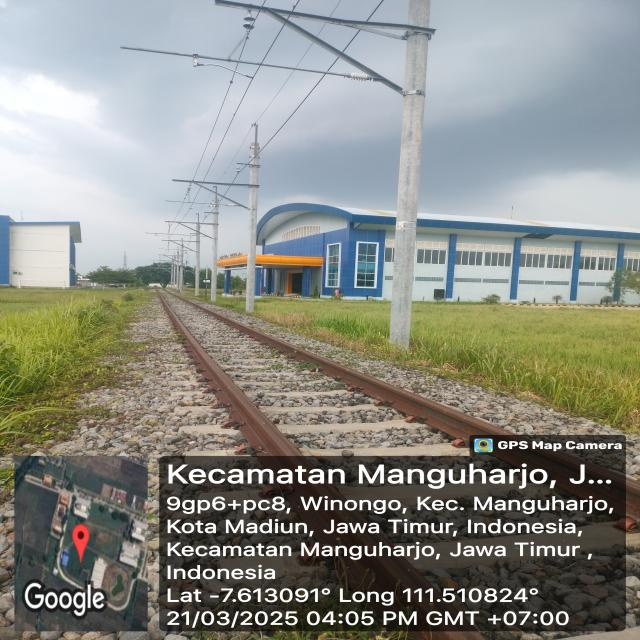
#> input picture dataset rel.v4i.yolov8/test/images/20250321_40508PMByGPSMapCamera_jpg.rf.d86dc03d2ca9b1c8aa336ac4d7c43df9.jpg, 640 x 640 px, given in place of Fotorel.jpg, which was not available
$ python canny_edge.py
#> lines starting #> are read from the running program, lines starting #| are printed output that depends on the picture; pictures that were not available may be replaced by others from this repository, and a replacement may not be noted
import cv2
import numpy as np

def canny_edge_detection(image_path):
    """
    Mendeteksi tepi menggunakan metode Canny Edge Detection.

    Args:
        image_path (str): Path ke file gambar.

    Returns:
        str: Path ke file hasil gambar dengan deteksi tepi.
    """
#> called with image_path = 'Fotorel.jpg'
    # Membaca gambar dalam mode grayscale
    img = cv2.imread(image_path, cv2.IMREAD_GRAYSCALE)
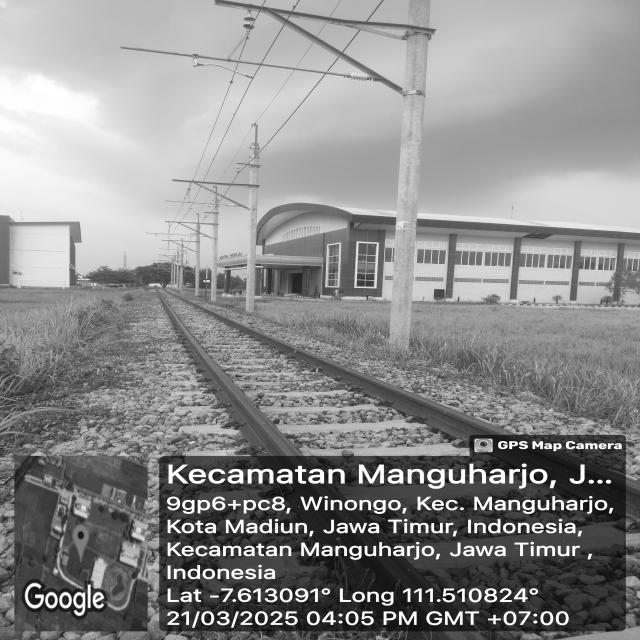
#> img: shape (640, 640); min 0, max 255, mean 140.5

    # Mengaburkan gambar menggunakan Gaussian Blur
    img_blur = cv2.GaussianBlur(img, (5, 5), 0)
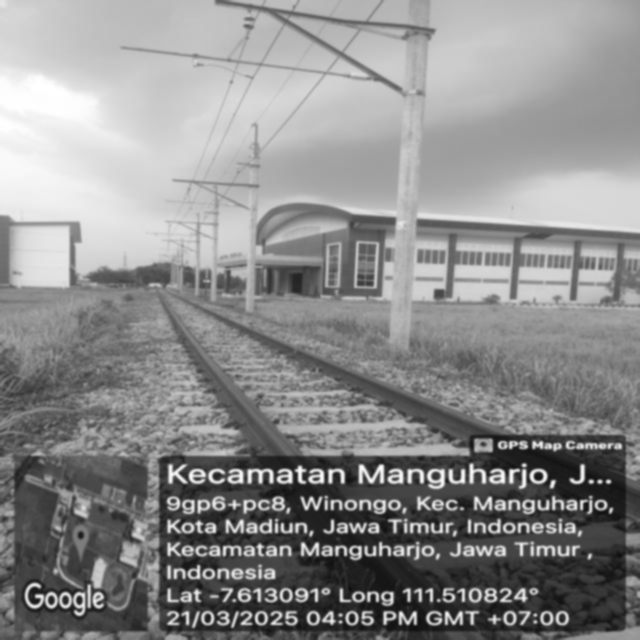
#> img_blur: shape (640, 640); min 15, max 255, mean 140.5

    # Mendeteksi tepi menggunakan Canny Edge Detection
    edges = cv2.Canny(img_blur, 50, 150)
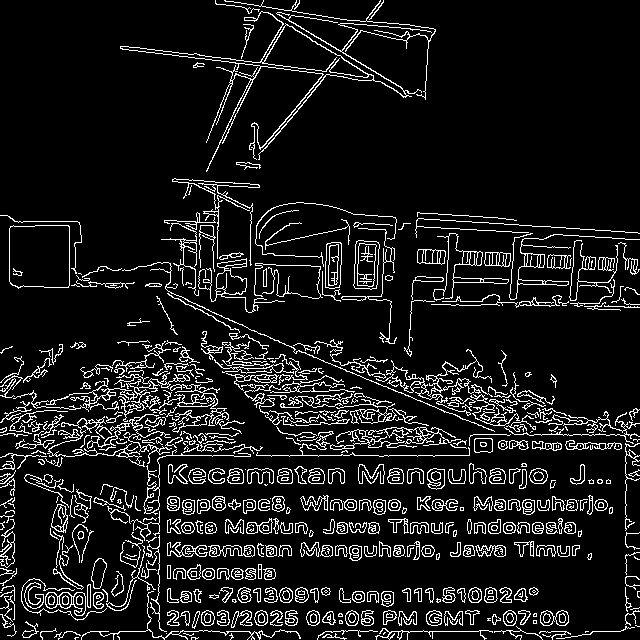
#> edges: shape (640, 640); 10% white in thin lines or dots

    # Menampilkan hasil deteksi tepi
    cv2.imshow("Canny Edge Detection", edges)
    cv2.waitKey(0)
    cv2.destroyAllWindows()

    # Menyimpan hasil deteksi tepi ke file
    result_path = "canny_result.png"
    cv2.imwrite(result_path, edges)

    return result_path

# Contoh penggunaan
if __name__ == "__main__":
    canny_edge_detection("Fotorel.jpg")

$ run again, on dataset rel.v4i.yolov8/test/images/20250321_40601PMByGPSMapCamera_jpg.rf.0c0b286a6e1b633aa8207fe1060d26e8.jpg
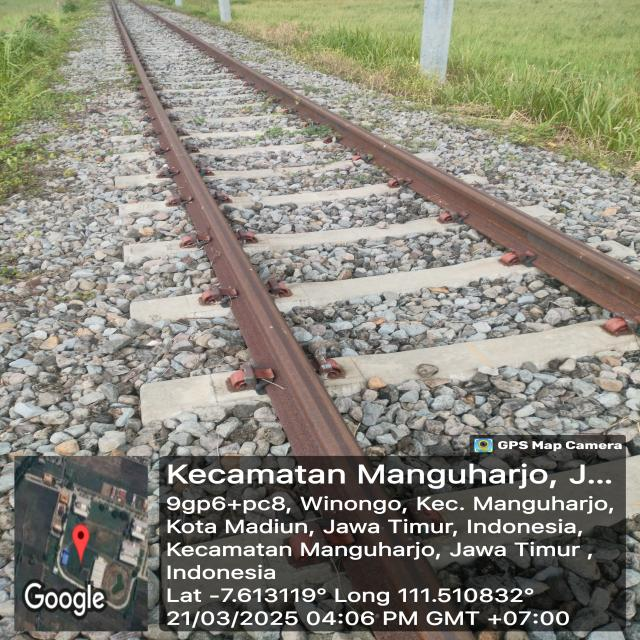
#> input picture dataset rel.v4i.yolov8/test/images/20250321_40601PMByGPSMapCamera_jpg.rf.0c0b286a6e1b633aa8207fe1060d26e8.jpg, 640 x 640 px, given in place of Fotorel.jpg, which was not available
#> in canny_edge_detection, `img_blur = cv2.GaussianBlur(img, (5, 5), 0)`:
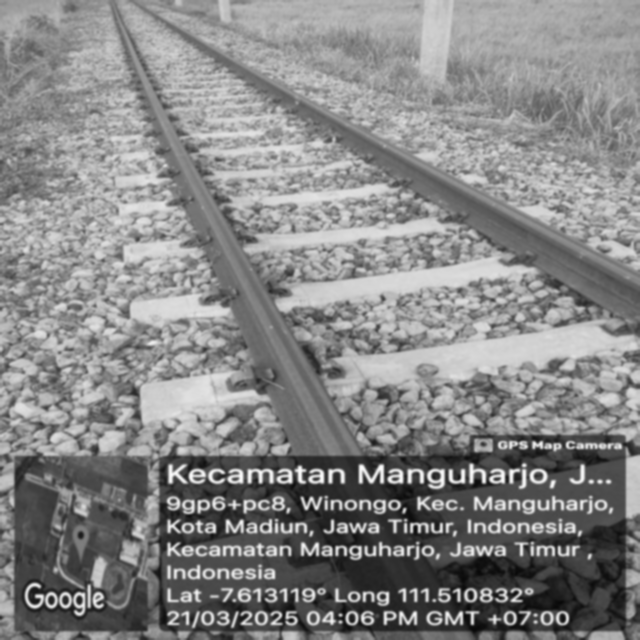
#> img_blur: shape (640, 640); min 8, max 251, mean 135
#> in canny_edge_detection, `edges = cv2.Canny(img_blur, 50, 150)`:
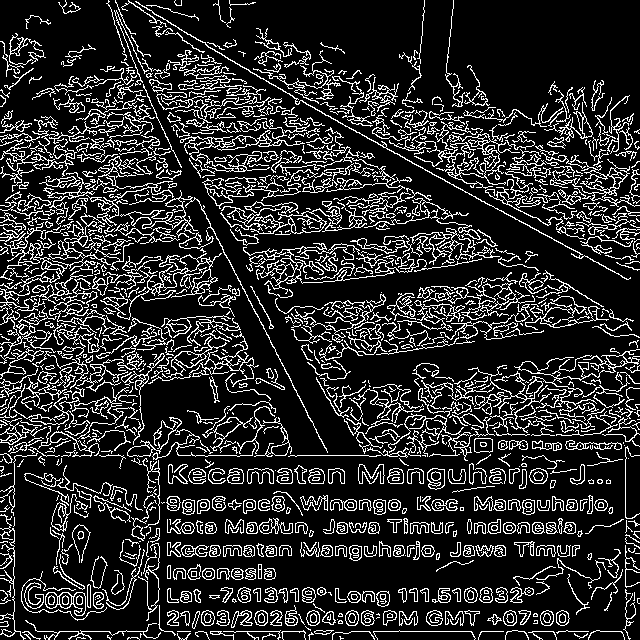
#> edges: shape (640, 640); 17% white in thin lines or dots
